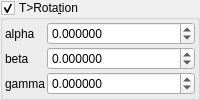
    <widget class="MyGroupBox" name="groupCheck_transf_rotation_enabled">
     <property name="title">
      <string>T&gt;Rota&amp;tion</string>
     </property>
     <property name="checkable">
      <bool>true</bool>
     </property>
     <layout class="QVBoxLayout" name="verticalLayout_9" stretch="0">
      <property name="spacing">
       <number>2</number>
      </property>
      <property name="leftMargin">
       <number>2</number>
      </property>
      <property name="topMargin">
       <number>2</number>
      </property>
      <property name="rightMargin">
       <number>2</number>
      </property>
      <property name="bottomMargin">
       <number>2</number>
      </property>
      <item>
       <layout class="QGridLayout" name="gridLayout_11" columnstretch="0,1">
        <property name="spacing">
         <number>2</number>
        </property>
        <item row="0" column="0">
         <widget class="QLabel" name="label_35">
          <property name="text">
           <string notr="true">alpha</string>
          </property>
         </widget>
        </item>
        <item row="1" column="1">
         <widget class="MyDoubleSpinBox" name="spinboxd3_transf_rotation_y">
          <property name="sizePolicy">
           <sizepolicy hsizetype="Minimum" vsizetype="Maximum">
            <horstretch>0</horstretch>
            <verstretch>0</verstretch>
           </sizepolicy>
          </property>
          <property name="prefix">
           <string/>
          </property>
          <property name="suffix">
           <string/>
          </property>
          <property name="decimals">
           <number>6</number>
          </property>
          <property name="minimum">
           <double>-36000.000000000000000</double>
          </property>
          <property name="maximum">
           <double>36000.000000000000000</double>
          </property>
          <property name="singleStep">
           <double>1.000000000000000</double>
          </property>
         </widget>
        </item>
        <item row="1" column="0">
         <widget class="QLabel" name="label_34">
          <property name="text">
           <string notr="true">beta</string>
          </property>
         </widget>
        </item>
        <item row="2" column="1">
         <widget class="MyDoubleSpinBox" name="spinboxd3_transf_rotation_z">
          <property name="sizePolicy">
           <sizepolicy hsizetype="Minimum" vsizetype="Maximum">
            <horstretch>0</horstretch>
            <verstretch>0</verstretch>
           </sizepolicy>
          </property>
          <property name="prefix">
           <string/>
          </property>
          <property name="suffix">
           <string/>
          </property>
          <property name="decimals">
           <number>6</number>
          </property>
          <property name="minimum">
           <double>-36000.000000000000000</double>
          </property>
          <property name="maximum">
           <double>36000.000000000000000</double>
          </property>
          <property name="singleStep">
           <double>1.000000000000000</double>
          </property>
         </widget>
        </item>
        <item row="0" column="1">
         <widget class="MyDoubleSpinBox" name="spinboxd3_transf_rotation_x">
          <property name="sizePolicy">
           <sizepolicy hsizetype="Minimum" vsizetype="Maximum">
            <horstretch>0</horstretch>
            <verstretch>0</verstretch>
           </sizepolicy>
          </property>
          <property name="prefix">
           <string/>
          </property>
          <property name="suffix">
           <string/>
          </property>
          <property name="decimals">
           <number>6</number>
          </property>
          <property name="minimum">
           <double>-36000.000000000000000</double>
          </property>
          <property name="maximum">
           <double>36000.000000000000000</double>
          </property>
          <property name="singleStep">
           <double>1.000000000000000</double>
          </property>
         </widget>
        </item>
        <item row="2" column="0">
         <widget class="QLabel" name="label_37">
          <property name="text">
           <string notr="true">gamma</string>
          </property>
         </widget>
        </item>
       </layout>
      </item>
     </layout>
    </widget>
